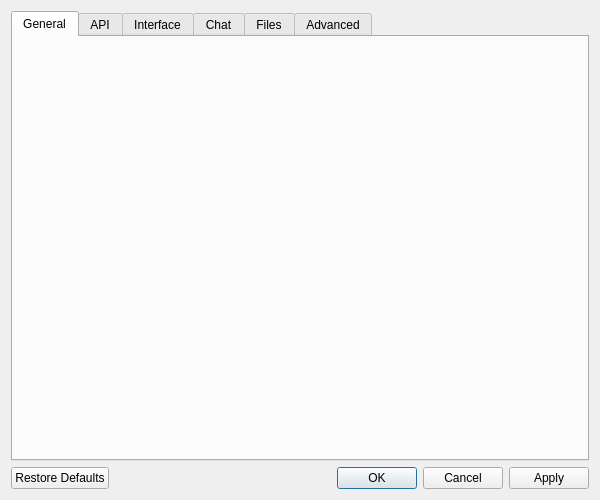
<?xml version="1.0" encoding="UTF-8"?>
<ui version="4.0">
 <class>SettingsDialog</class>
 <widget class="QDialog" name="SettingsDialog">
  <property name="geometry">
   <rect>
    <x>0</x>
    <y>0</y>
    <width>600</width>
    <height>500</height>
   </rect>
  </property>
  <property name="windowTitle">
   <string>Settings - Chatty</string>
  </property>
  <property name="modal">
   <bool>true</bool>
  </property>
  <layout class="QVBoxLayout" name="verticalLayout">
   <item>
    <widget class="QTabWidget" name="tabWidget">
     <property name="currentIndex">
      <number>0</number>
     </property>
     <widget class="QWidget" name="generalTab">
      <attribute name="title">
       <string>General</string>
      </attribute>
     </widget>
     <widget class="QWidget" name="apiTab">
      <attribute name="title">
       <string>API</string>
      </attribute>
     </widget>
     <widget class="QWidget" name="uiTab">
      <attribute name="title">
       <string>Interface</string>
      </attribute>
     </widget>
     <widget class="QWidget" name="chatTab">
      <attribute name="title">
       <string>Chat</string>
      </attribute>
     </widget>
     <widget class="QWidget" name="filesTab">
      <attribute name="title">
       <string>Files</string>
      </attribute>
     </widget>
     <widget class="QWidget" name="advancedTab">
      <attribute name="title">
       <string>Advanced</string>
      </attribute>
     </widget>
    </widget>
   </item>
   <item>
    <widget class="QDialogButtonBox" name="buttonBox">
     <property name="orientation">
      <enum>Qt::Horizontal</enum>
     </property>
     <property name="standardButtons">
      <set>QDialogButtonBox::Apply|QDialogButtonBox::Cancel|QDialogButtonBox::Ok|QDialogButtonBox::RestoreDefaults</set>
     </property>
    </widget>
   </item>
  </layout>
 </widget>
 <resources/>
 <connections>
  <connection>
   <sender>buttonBox</sender>
   <signal>accepted()</signal>
   <receiver>SettingsDialog</receiver>
   <slot>accept()</slot>
   <hints>
    <hint type="sourcelabel">
     <x>248</x>
     <y>254</y>
    </hint>
    <hint type="destinationlabel">
     <x>157</x>
     <y>274</y>
    </hint>
   </hints>
  </connection>
  <connection>
   <sender>buttonBox</sender>
   <signal>rejected()</signal>
   <receiver>SettingsDialog</receiver>
   <slot>reject()</slot>
   <hints>
    <hint type="sourcelabel">
     <x>316</x>
     <y>260</y>
    </hint>
    <hint type="destinationlabel">
     <x>286</x>
     <y>274</y>
    </hint>
   </hints>
  </connection>
 </connections>
</ui> 
